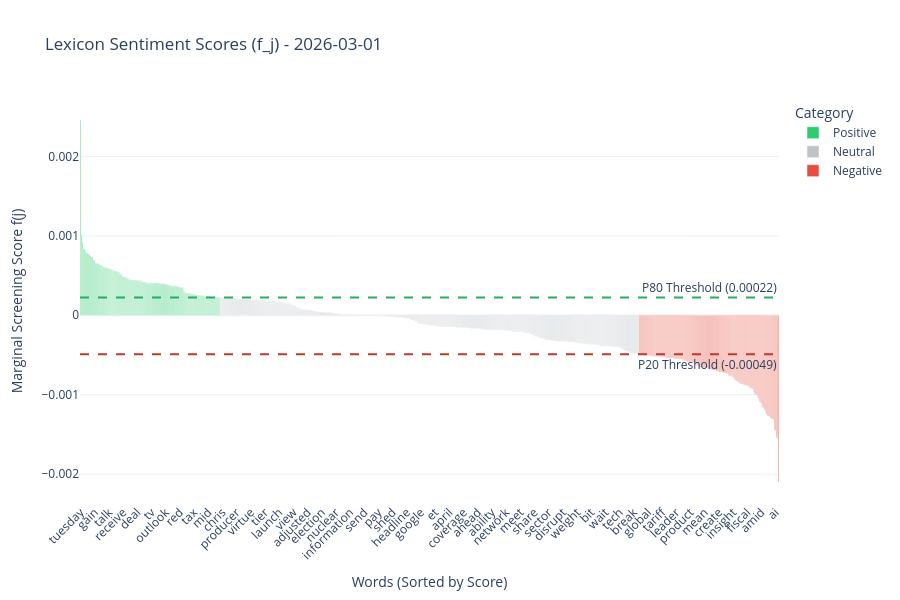

The code cell stored with this chart in its notebook:
### Markdown cell above
#### Vizualization

### Code cell
# Visualisation pour attaque d'Israel et USA en Iran:
visualize_daily_lexicon("2026-03-01")

### Figure 1 — Plotly figure (JSON) as saved in the notebook; plotly's stock layout.template omitted (floating-point values rounded to 4 significant figures; data arrays with more than 128 entries replaced by an {"elided": "..."} marker saying what was removed)
{"data": [{"hovertemplate": "Category=Positive<br>Financial Terms=%{x}<br>Score f(j)=%{y:.5f}<extra></extra>", "legendgroup": "Positive", "marker": {"color": "#2ecc71", "pattern": {"shape": ""}}, "name": "Positive", "orientation": "v", "showlegend": true, "textposition": "auto", "type": "bar", "x": {"elided": "138 str values"}, "xaxis": "x", "y": {"elided": "138 float values"}, "yaxis": "y"}, {"hovertemplate": "Category=Neutral<br>Financial Terms=%{x}<br>Score f(j)=%{y:.5f}<extra></extra>", "legendgroup": "Neutral", "marker": {"color": "#bdc3c7", "pattern": {"shape": ""}}, "name": "Neutral", "orientation": "v", "showlegend": true, "textposition": "auto", "type": "bar", "x": {"elided": "414 str values"}, "xaxis": "x", "y": {"elided": "414 float values"}, "yaxis": "y"}, {"hovertemplate": "Category=Negative<br>Financial Terms=%{x}<br>Score f(j)=%{y:.5f}<extra></extra>", "legendgroup": "Negative", "marker": {"color": "#e74c3c", "pattern": {"shape": ""}}, "name": "Negative", "orientation": "v", "showlegend": true, "textposition": "auto", "type": "bar", "x": {"elided": "138 str values"}, "xaxis": "x", "y": {"elided": "138 float values"}, "yaxis": "y"}], "layout": {"annotations": [{"showarrow": false, "text": "P80 Threshold (0.00022)", "x": 1, "xanchor": "right", "xref": "x domain", "y": 0.0002235, "yanchor": "bottom", "yref": "y"}, {"showarrow": false, "text": "P20 Threshold (-0.00049)", "x": 1, "xanchor": "right", "xref": "x domain", "y": -0.0004913, "yanchor": "top", "yref": "y"}], "barmode": "relative", "height": 600, "legend": {"title": {"text": "Category"}, "tracegroupgap": 0}, "shapes": [{"line": {"color": "#27ae60", "dash": "dash"}, "type": "line", "x0": 0, "x1": 1, "xref": "x domain", "y0": 0.0002235, "y1": 0.0002235, "yref": "y"}, {"line": {"color": "#c0392b", "dash": "dash"}, "type": "line", "x0": 0, "x1": 1, "xref": "x domain", "y0": -0.0004913, "y1": -0.0004913, "yref": "y"}], "title": {"text": "Lexicon Sentiment Scores (f_j) - 2026-03-01"}, "xaxis": {"anchor": "y", "domain": [0, 1], "tickangle": -45, "title": {"text": "Words (Sorted by Score)"}}, "yaxis": {"anchor": "x", "domain": [0, 1], "title": {"text": "Marginal Screening Score f(j)"}}}}
